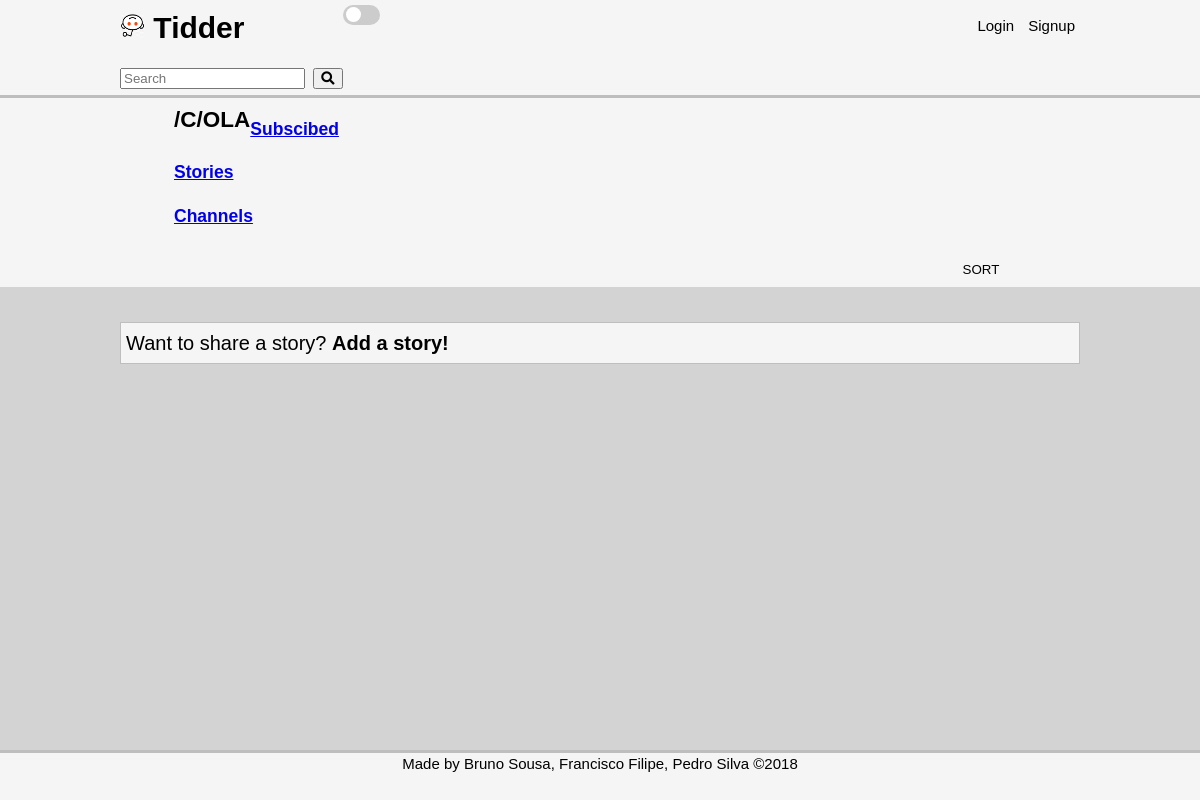
The page /pages/stories.php?channel=ola on the database as committed earlier.
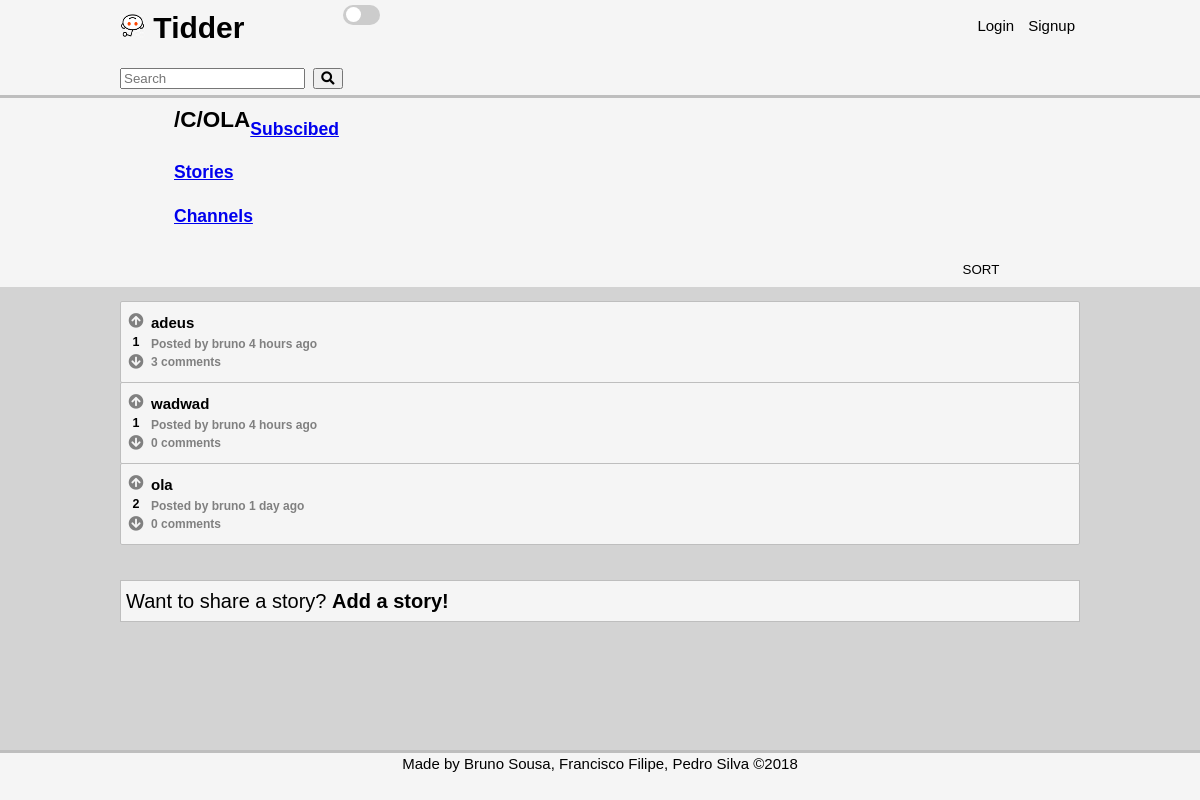
The same page on the database as committed later.
### tables this page shows
CREATE TABLE opinion (
    opinion_id INTEGER NOT NULL PRIMARY KEY AUTOINCREMENT,
	parent_id INTEGER REFERENCES opinion(opinion_id),
    opinion_title VARCHAR,
    opinion_text VARCHAR NOT NULL,
	channel_id INTEGER REFERENCES channel,
	posted DATETIME NOT NULL,
    user_id INTEGER NOT NULL REFERENCES user
);

### pages/stories.php (called while the page is built, shortened)
<?php
	include_once('../includes/date.php');
	include_once('../database/db_story.php');
	include_once('../templates/tpl_common.php');
	include_once('../templates/tpl_stories.php');
	if(isset($_GET['subscribed']) && $_GET['subscribed'] == 'true'){
		if(!isset($_SESSION['user_id']))
			die(header('Location: ../index.php'));
		$stories = array_reverse(getAllSubscribedStories($_SESSION['user_id']));
	}
	else if(isset($_GET['channel'])){
		$channel = urldecode($_GET['channel']);
		$stories = array_reverse(getAllChannelStories(urldecode($channel)));
	}
	else $stories = array_reverse(getAllStories());
	$now = time();
	for($i = 0; $i < count($stories); $i++){
		$stories[$i]['username'] = getUserName($stories[$i]['user_id']);
		$stories[$i]['score'] = getScore($stories[$i]['opinion_id']);
		$stories[$i]['comments']= getNumberComments($stories[$i]['opinion_id']);
	}
	draw_stories($stories,true);
?>

### database/db_story.php (called while the page is built, shortened)
<?php
	function getAllChannelStories($channel) {
		$db = Database::instance()->db();
		$stmt = $db->prepare('SELECT * FROM opinion NATURAL JOIN channel WHERE parent_id IS NULL AND channel_name = ?');
		$stmt->execute(array($channel));
		return $stmt->fetchAll();
	}
?>

### includes/date.php (called while the page is built, shortened)
<?php
	function deltaTime($now, $date){
		$time = strtotime($date);
		$delta = $now - $time;
		if(!floor($delta/86400)){
			$time_word = (floor($delta/3600) == 1 ? ' hour ' : ' hours ');
			return floor($delta/3600).$time_word.'ago';
		}
		if(!floor($delta/2592000)){
			$time_word = (floor($delta/86400) == 1 ? ' day ' : ' days ');
			return floor($delta/86400).$time_word.'ago';
		}
		$time_word = (floor($delta/31104000) == 1 ? ' year ' : ' years ');
		return floor($delta/31104000).$time_word.'ago';
	}
?>

### templates/tpl_stories.php (the view, shortened to what this page needs)
<?php
	function draw_stories($stories, $not_profile){
		global $channel;?>
	<section id="stories">
	<header>
	<div class = "container">
		<?php if(isset($_GET['subscribed']) && $_GET['subscribed'] == 'true') { ?>
			<h2>Subscibed</h2>
			<h3><a href="stories.php">Stories</a></h3>
			<h3><a href="channels.php">Channels</a></h3>
		<?php } else if($channel) { ?>
			<h2><?='/c/'.$channel?></h2>
			<h3><a href="stories.php?subscribed=true">Subscibed</a></h3>
			<h3><a href="stories.php">Stories</a></h3>
			<h3><a href="channels.php">Channels</a></h3>
		<?php } else {?>
			<h2>Stories</h2>
			<h3><a href="stories.php?subscribed=true">Subscibed</a></h3>
			<h3><a href="channels.php">Channels</a></h3>
		<?php } ?>
			<?php if ($not_profile) { ?>
			<form method="post" action="../actions/action_sort_stories.php">
				<select name="sort" onchange="this.form.submit();">
					<option value="-1" hidden selected>SORT</option>
				</select>
			</form >
			<?php } ?>
		</div>
		</header>
		<div class = "container">
			<ol>
			<?php
				foreach($stories as $story)
					draw_story($story);
			?>
			</ol>
		</div>
		<?php if($not_profile){
			if($channel){?>
			<footer>
				<p>Want to share a story? <a href="add_story.php?channel=<?=urlencode($channel)?>">Add a story!</a></p>
			</footer>
		<?php } else {?>
			<footer>
				<p>Want to share a story? <a href="add_story.php">Add a story!</a></p>
			</footer>
			<?php } ?>
		<?php } ?>
			</section>
<?php }
		function draw_story($story) {
		global $now;
		?>
		<li>
				<article class="story" data-id="<?=$story['opinion_id']?>">
					<div class = "votes-container">
							<div class = "votes">
								<div class="upvote" role="button" data-value="<?=$story['vote']?>"><i class="fas fa-arrow-circle-up"></i></div>
								<h5><?=$story['score']?></h5>
								<div class="downvote" role="button" data-value="<?=$story['vote']?>"><i class="fas fa-arrow-circle-down"></i></div>
							</div>
					</div>
					<div class = "storyinfo">
						<h3><a href="story.php?story_id=<?=$story['opinion_id']?>"><?=htmlentities($story['opinion_title'])?></a></h3>
						<h4>Posted by <a href="<?='profile.php?username='.urlencode($story['username'])?>"><?=$story['username']?></a> <?=deltaTime($now, $story['posted'])?></h4>
						<?php if($story['comments'] == 1){ ?>
							<h4><?=$story['comments']?> comment</h4>
						<?php } else { ?>
							<h4><?=$story['comments']?> comments</h4>
						<?php } ?>
					</div>
		   </article>
		</li>
    <?php } ?>

Rows that differ between the two databases and show on the page:
now on this page (row edited): opinion: score "1", opinion_title "adeus", username "bruno", posted "4 hours ago", comments "3"
now on this page (row edited): opinion: score "1", opinion_title "wadwad", username "bruno", posted "4 hours ago", comments "0"
now on this page (row edited): opinion: score "2", opinion_title "ola", username "bruno", posted "1 day ago", comments "0"
